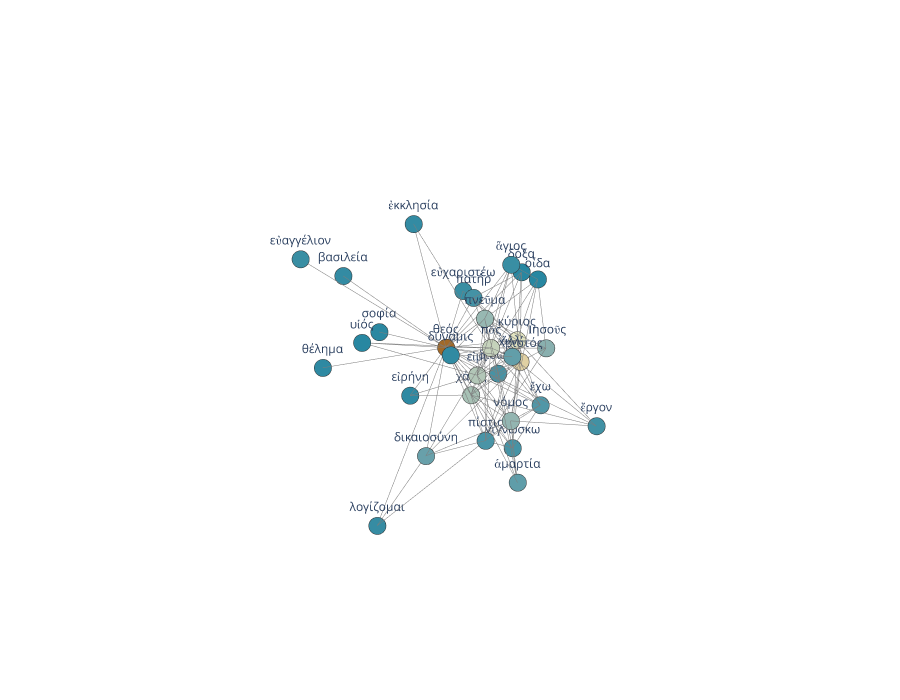

This figure's notebook cell:
### Code cell
fig = textnet.draw_3d_network(ego_network)
fig.show()
